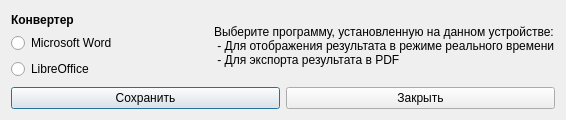
<?xml version="1.0" encoding="UTF-8"?>
<ui version="4.0">
 <class>ConverterSettingsDialogWindow</class>
 <widget class="QDialog" name="ConverterSettingsDialogWindow">
  <property name="geometry">
   <rect>
    <x>0</x>
    <y>0</y>
    <width>566</width>
    <height>120</height>
   </rect>
  </property>
  <property name="sizePolicy">
   <sizepolicy hsizetype="Fixed" vsizetype="Fixed">
    <horstretch>0</horstretch>
    <verstretch>0</verstretch>
   </sizepolicy>
  </property>
  <property name="windowTitle">
   <string>Настройка конвертера</string>
  </property>
  <layout class="QVBoxLayout" name="verticalLayout">
   <item>
    <layout class="QHBoxLayout" name="horizontalLayout">
     <item>
      <widget class="QWidget" name="widget_converter" native="true">
       <property name="sizePolicy">
        <sizepolicy hsizetype="Fixed" vsizetype="Fixed">
         <horstretch>0</horstretch>
         <verstretch>0</verstretch>
        </sizepolicy>
       </property>
       <layout class="QVBoxLayout" name="verticalLayout_2">
        <property name="leftMargin">
         <number>0</number>
        </property>
        <property name="topMargin">
         <number>0</number>
        </property>
        <property name="rightMargin">
         <number>0</number>
        </property>
        <property name="bottomMargin">
         <number>0</number>
        </property>
        <item>
         <widget class="QLabel" name="converter">
          <property name="minimumSize">
           <size>
            <width>0</width>
            <height>0</height>
           </size>
          </property>
          <property name="maximumSize">
           <size>
            <width>16777215</width>
            <height>16</height>
           </size>
          </property>
          <property name="styleSheet">
           <string notr="true">font-weight: bold;</string>
          </property>
          <property name="text">
           <string>&lt;html&gt;&lt;head/&gt;&lt;body&gt;&lt;p&gt;Конвертер&lt;/p&gt;&lt;/body&gt;&lt;/html&gt;</string>
          </property>
          <property name="textFormat">
           <enum>Qt::AutoText</enum>
          </property>
          <property name="scaledContents">
           <bool>false</bool>
          </property>
         </widget>
        </item>
        <item>
         <widget class="QRadioButton" name="radbtn_msword">
          <property name="text">
           <string>Microsoft Word</string>
          </property>
          <property name="icon">
           <iconset resource="../../resources.qrc">
            <normaloff>:/icons/resources/icons/msword.svg</normaloff>:/icons/resources/icons/msword.svg</iconset>
          </property>
         </widget>
        </item>
        <item>
         <widget class="QRadioButton" name="radbtn_libreoffice">
          <property name="text">
           <string>LibreOffice</string>
          </property>
          <property name="icon">
           <iconset resource="../../resources.qrc">
            <normaloff>:/icons/resources/icons/libreoffice.svg</normaloff>:/icons/resources/icons/libreoffice.svg</iconset>
          </property>
         </widget>
        </item>
       </layout>
      </widget>
     </item>
     <item>
      <spacer name="horizontalSpacer">
       <property name="orientation">
        <enum>Qt::Horizontal</enum>
       </property>
       <property name="sizeHint" stdset="0">
        <size>
         <width>40</width>
         <height>20</height>
        </size>
       </property>
      </spacer>
     </item>
     <item>
      <widget class="QLabel" name="explanation">
       <property name="text">
        <string>Выберите программу, установленную на данном устройстве:
 - Для отображения результата в режиме реального времени
 - Для экспорта результата в PDF</string>
       </property>
       <property name="textFormat">
        <enum>Qt::MarkdownText</enum>
       </property>
       <property name="scaledContents">
        <bool>false</bool>
       </property>
       <property name="wordWrap">
        <bool>false</bool>
       </property>
      </widget>
     </item>
    </layout>
   </item>
   <item>
    <layout class="QHBoxLayout" name="horizontalLayout_3">
     <item>
      <widget class="QPushButton" name="btn_save">
       <property name="text">
        <string>Сохранить</string>
       </property>
       <property name="icon">
        <iconset resource="../../resources.qrc">
         <normaloff>:/icons/resources/icons/save.svg</normaloff>:/icons/resources/icons/save.svg</iconset>
       </property>
      </widget>
     </item>
     <item>
      <widget class="QPushButton" name="btn_close">
       <property name="text">
        <string>Закрыть</string>
       </property>
       <property name="icon">
        <iconset resource="../../resources.qrc">
         <normaloff>:/icons/resources/icons/close.svg</normaloff>:/icons/resources/icons/close.svg</iconset>
       </property>
      </widget>
     </item>
    </layout>
   </item>
  </layout>
 </widget>
 <resources>
  <include location="../../resources.qrc"/>
 </resources>
 <connections/>
</ui>
